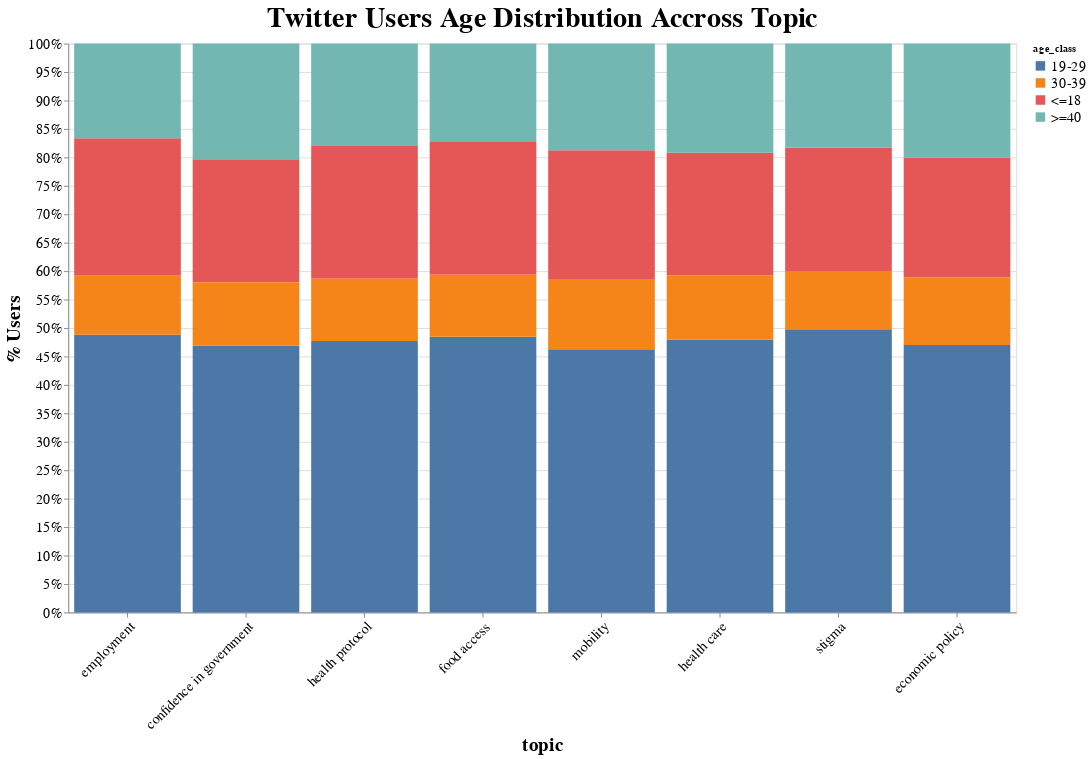

The notebook cell this image was saved under:
### Code cell
alt.Chart(df_age).mark_bar().encode(
    x = alt.X('topic',sort='-y'),
    y = alt.Y('count',stack="normalize", axis=alt.Axis(format='%'), title = '% Users'),
    color = 'age_class',
    order = alt.Order('age_class',sort='ascending'),
    tooltip = ['count']
).properties(
    width=1000,
    height=600,
    title='Twitter Users Age Distribution Accross Topic'
).configure_axis(
    labelFontSize=15,
    titleFontSize=20
).configure_title(
    fontSize=30
).configure_legend(
    labelFontSize=15
).configure_axisX(
    labelAngle = -45
)

### Figure 1 — Vega-Lite specification as saved in the notebook (floating-point values rounded to 4 significant figures)
{"config": {"view": {"continuousWidth": 400, "continuousHeight": 300}, "axis": {"labelFontSize": 15, "titleFontSize": 20}, "axisX": {"labelAngle": -45}, "legend": {"labelFontSize": 15}, "title": {"fontSize": 30}}, "data": {"name": "data-687dba5c2404fde81176c9e2a6941323"}, "mark": "bar", "encoding": {"color": {"type": "nominal", "field": "age_class"}, "order": {"type": "nominal", "field": "age_class", "sort": "ascending"}, "tooltip": [{"type": "quantitative", "field": "count"}], "x": {"type": "nominal", "field": "topic", "sort": "-y"}, "y": {"type": "quantitative", "axis": {"format": "%"}, "field": "count", "stack": "normalize", "title": "% Users"}}, "height": 600, "title": "Twitter Users Age Distribution Accross Topic", "width": 1000, "$schema": "https://vega.github.io/schema/vega-lite/v4.8.1.json", "datasets": {"data-687dba5c2404fde81176c9e2a6941323": [{"topic": "confidence in government", "age_class": "<=18", "count": 11238}, {"topic": "confidence in government", "age_class": "19-29", "count": 24346}, {"topic": "confidence in government", "age_class": "30-39", "count": 5776}, {"topic": "confidence in government", "age_class": ">=40", "count": 10547}, {"topic": "economic policy", "age_class": "<=18", "count": 3290}, {"topic": "economic policy", "age_class": "19-29", "count": 7344}, {"topic": "economic policy", "age_class": "30-39", "count": 1859}, {"topic": "economic policy", "age_class": ">=40", "count": 3127}, {"topic": "employment", "age_class": "<=18", "count": 13650}, {"topic": "employment", "age_class": "19-29", "count": 27600}, {"topic": "employment", "age_class": "30-39", "count": 5871}, {"topic": "employment", "age_class": ">=40", "count": 9415}, {"topic": "food access", "age_class": "<=18", "count": 9519}, {"topic": "food access", "age_class": "19-29", "count": 19656}, {"topic": "food access", "age_class": "30-39", "count": 4417}, {"topic": "food access", "age_class": ">=40", "count": 6954}, {"topic": "health care", "age_class": "<=18", "count": 4596}, {"topic": "health care", "age_class": "19-29", "count": 10224}, {"topic": "health care", "age_class": "30-39", "count": 2418}, {"topic": "health care", "age_class": ">=40", "count": 4088}, {"topic": "health protocol", "age_class": "<=18", "count": 9818}, {"topic": "health protocol", "age_class": "19-29", "count": 20077}, {"topic": "health protocol", "age_class": "30-39", "count": 4591}, {"topic": "health protocol", "age_class": ">=40", "count": 7582}, {"topic": "mobility", "age_class": "<=18", "count": 9049}, {"topic": "mobility", "age_class": "19-29", "count": 18487}, {"topic": "mobility", "age_class": "30-39", "count": 4937}, {"topic": "mobility", "age_class": ">=40", "count": 7498}, {"topic": "stigma", "age_class": "<=18", "count": 3638}, {"topic": "stigma", "age_class": "19-29", "count": 8359}, {"topic": "stigma", "age_class": "30-39", "count": 1717}, {"topic": "stigma", "age_class": ">=40", "count": 3070}]}}
